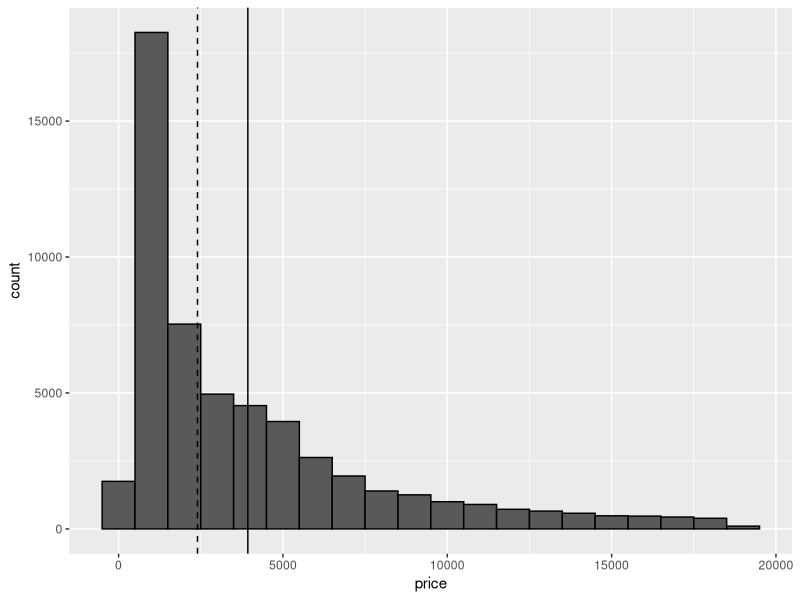
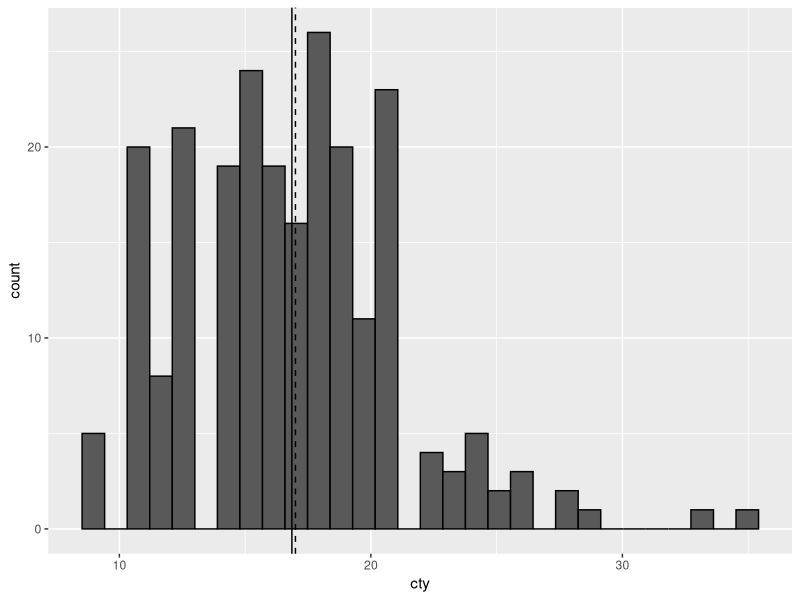

Here is the R script that generated these plots, in order:
library(ggplot2)

#Mean and median of price
x_bar <- mean(diamonds$price)
med <- median(diamonds$price)

ggplot(data = diamonds) + 
  geom_histogram(mapping = aes(x = price), color="black", binwidth=1000) +
  geom_vline(xintercept = x_bar) +
  geom_vline(xintercept = med, linetype="dashed")

#Mean and median of city mileage
x_bar <- mean(mpg$cty)
med <- median(mpg$cty)

ggplot(data = mpg) + 
  geom_histogram(mapping = aes(x = cty), color="black") +
  geom_vline(xintercept = x_bar) +
  geom_vline(xintercept = med, linetype="dashed")